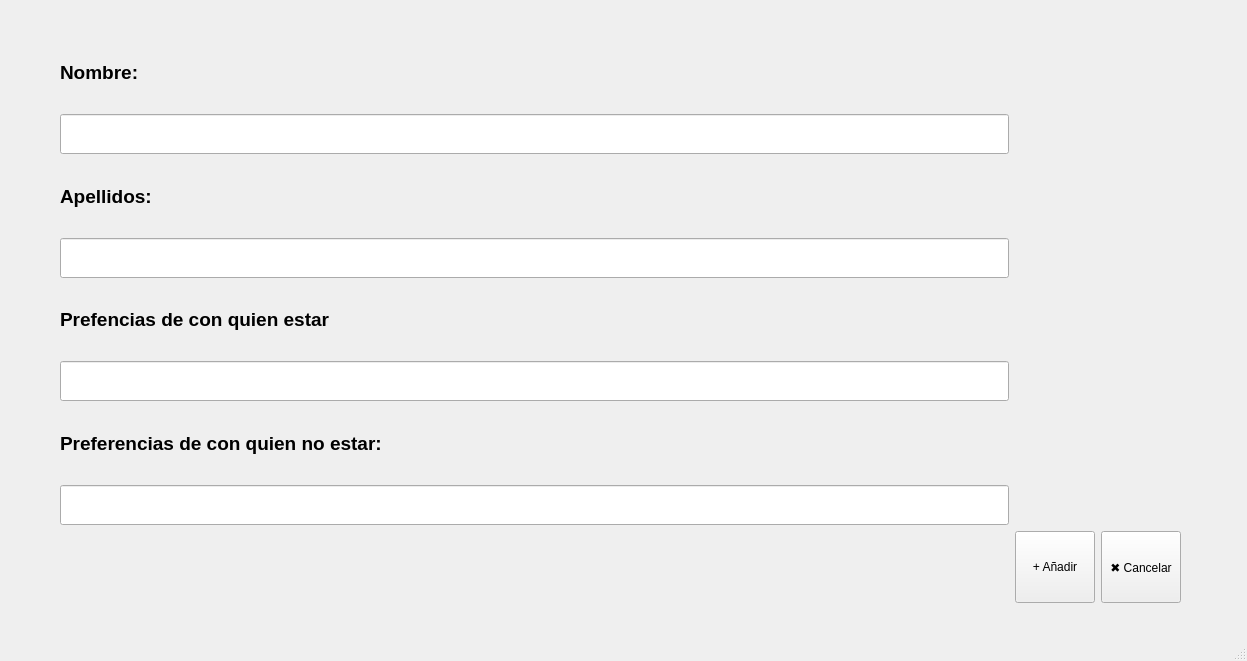
<?xml version="1.0" encoding="UTF-8"?>
<ui version="4.0">
 <class>EmergenteAnadirEvento</class>
 <widget class="QMainWindow" name="EmergenteAnadirEvento">
  <property name="geometry">
   <rect>
    <x>0</x>
    <y>0</y>
    <width>1247</width>
    <height>661</height>
   </rect>
  </property>
  <property name="windowTitle">
   <string>Nuevo evento</string>
  </property>
  <widget class="QWidget" name="centralwidget">
   <layout class="QGridLayout" name="gridLayout">
    <property name="leftMargin">
     <number>60</number>
    </property>
    <property name="topMargin">
     <number>36</number>
    </property>
    <property name="rightMargin">
     <number>60</number>
    </property>
    <property name="bottomMargin">
     <number>36</number>
    </property>
    <item row="5" column="0">
     <widget class="QLineEdit" name="txtPrefCon">
      <property name="minimumSize">
       <size>
        <width>760</width>
        <height>40</height>
       </size>
      </property>
     </widget>
    </item>
    <item row="2" column="0">
     <widget class="QLabel" name="lblOrganizadores">
      <property name="font">
       <font>
        <pointsize>14</pointsize>
        <weight>75</weight>
        <bold>true</bold>
       </font>
      </property>
      <property name="text">
       <string>Apellidos:</string>
      </property>
     </widget>
    </item>
    <item row="8" column="2">
     <widget class="QPushButton" name="btnCancelar">
      <property name="sizePolicy">
       <sizepolicy hsizetype="Preferred" vsizetype="Preferred">
        <horstretch>0</horstretch>
        <verstretch>0</verstretch>
       </sizepolicy>
      </property>
      <property name="text">
       <string>✖ Cancelar</string>
      </property>
     </widget>
    </item>
    <item row="8" column="1">
     <widget class="QPushButton" name="btnAnadir">
      <property name="sizePolicy">
       <sizepolicy hsizetype="Preferred" vsizetype="Preferred">
        <horstretch>0</horstretch>
        <verstretch>0</verstretch>
       </sizepolicy>
      </property>
      <property name="text">
       <string>+ Añadir</string>
      </property>
     </widget>
    </item>
    <item row="3" column="0">
     <widget class="QLineEdit" name="txtApellidos">
      <property name="minimumSize">
       <size>
        <width>760</width>
        <height>40</height>
       </size>
      </property>
     </widget>
    </item>
    <item row="0" column="0">
     <widget class="QLabel" name="lblTipo">
      <property name="font">
       <font>
        <pointsize>14</pointsize>
        <weight>75</weight>
        <bold>true</bold>
       </font>
      </property>
      <property name="text">
       <string>Nombre:</string>
      </property>
     </widget>
    </item>
    <item row="4" column="0">
     <widget class="QLabel" name="lblFecha">
      <property name="font">
       <font>
        <pointsize>14</pointsize>
        <weight>75</weight>
        <bold>true</bold>
       </font>
      </property>
      <property name="text">
       <string>Prefencias de con quien estar</string>
      </property>
     </widget>
    </item>
    <item row="6" column="0">
     <widget class="QLabel" name="lblHora">
      <property name="font">
       <font>
        <pointsize>14</pointsize>
        <weight>75</weight>
        <bold>true</bold>
       </font>
      </property>
      <property name="text">
       <string>Preferencias de con quien no estar:</string>
      </property>
     </widget>
    </item>
    <item row="1" column="0">
     <widget class="QLineEdit" name="txtNombre">
      <property name="minimumSize">
       <size>
        <width>760</width>
        <height>40</height>
       </size>
      </property>
     </widget>
    </item>
    <item row="1" column="1" colspan="3">
     <spacer name="horizontalSpacer">
      <property name="orientation">
       <enum>Qt::Horizontal</enum>
      </property>
      <property name="sizeHint" stdset="0">
       <size>
        <width>40</width>
        <height>20</height>
       </size>
      </property>
     </spacer>
    </item>
    <item row="8" column="0">
     <layout class="QHBoxLayout" name="ubicacionYBotones" stretch="">
      <property name="spacing">
       <number>12</number>
      </property>
     </layout>
    </item>
    <item row="7" column="0">
     <widget class="QLineEdit" name="txtPrefSin">
      <property name="minimumSize">
       <size>
        <width>760</width>
        <height>40</height>
       </size>
      </property>
     </widget>
    </item>
   </layout>
  </widget>
  <widget class="QMenuBar" name="menubar">
   <property name="geometry">
    <rect>
     <x>0</x>
     <y>0</y>
     <width>1247</width>
     <height>26</height>
    </rect>
   </property>
  </widget>
  <widget class="QStatusBar" name="statusbar"/>
 </widget>
 <resources/>
 <connections/>
</ui>
